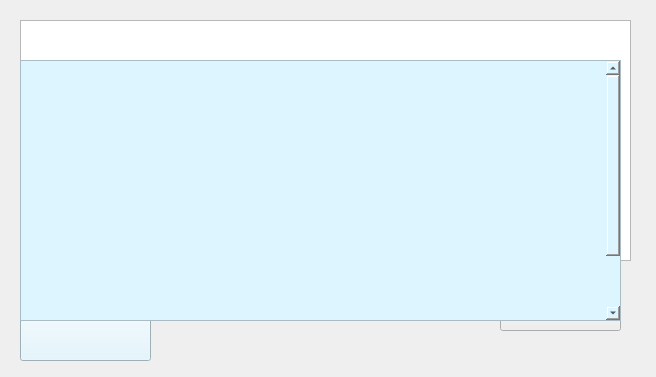
<?xml version="1.0" encoding="UTF-8"?>
<ui version="4.0">
 <class>WriteMsgForm</class>
 <widget class="QWidget" name="WriteMsgForm">
  <property name="geometry">
   <rect>
    <x>0</x>
    <y>0</y>
    <width>656</width>
    <height>377</height>
   </rect>
  </property>
  <property name="windowTitle">
   <string>Form</string>
  </property>
  <widget class="QTextEdit" name="textEdit">
   <property name="geometry">
    <rect>
     <x>20</x>
     <y>20</y>
     <width>611</width>
     <height>241</height>
    </rect>
   </property>
  </widget>
  <widget class="QPushButton" name="pushButton_submit">
   <property name="geometry">
    <rect>
     <x>500</x>
     <y>280</y>
     <width>121</width>
     <height>51</height>
    </rect>
   </property>
   <property name="styleSheet">
    <string notr="true">QPushButton
{
	border-image: url(:/images/leaveMsgPics/writeMsg.png);
	
	color: rgb(85, 0, 0);
	font: 20pt &quot;隶书&quot;;
}
QPushButton:hover
{
	color: rgb(0, 0, 255);
	border-image: url(:/images/leaveMsgPics/writeMsg-hover.png);
	font: 20pt &quot;隶书&quot;;
}
QPushButton:pressed
{
	font: 20pt &quot;隶书&quot;;
	color: rgb(255, 0,0);
	
	border-image: url(:/images/leaveMsgPics/writeMsg-pressed.png);
}</string>
   </property>
   <property name="text">
    <string> 提交</string>
   </property>
  </widget>
  <widget class="QComboBox" name="comboBox">
   <property name="geometry">
    <rect>
     <x>20</x>
     <y>270</y>
     <width>131</width>
     <height>91</height>
    </rect>
   </property>
   <property name="styleSheet">
    <string notr="true">QComboBox
{
	
	
	background-color: rgb(221, 245, 255);
}
</string>
   </property>
   <property name="iconSize">
    <size>
     <width>90</width>
     <height>90</height>
    </size>
   </property>
  </widget>
  <widget class="QCheckBox" name="checkBox">
   <property name="geometry">
    <rect>
     <x>210</x>
     <y>280</y>
     <width>51</width>
     <height>16</height>
    </rect>
   </property>
   <property name="text">
    <string>匿名</string>
   </property>
  </widget>
  <widget class="QPushButton" name="pushButton_close">
   <property name="geometry">
    <rect>
     <x>640</x>
     <y>0</y>
     <width>17</width>
     <height>17</height>
    </rect>
   </property>
   <property name="minimumSize">
    <size>
     <width>17</width>
     <height>17</height>
    </size>
   </property>
   <property name="cursor">
    <cursorShape>PointingHandCursor</cursorShape>
   </property>
   <property name="styleSheet">
    <string notr="true">QPushButton
{
background-image: url(:/images/EmailImage/quit.png);
background-color: rgba(255, 255, 255,0);
background-repeat:no-repeat;
border:none;
background-position:center center;

}
QPushButton:hover{

background-color: rgba(230,0,0,0.5);
}
QPushButton:pressed{
background-color: rgba(95, 95, 95,100);
border-color:rgba(255,255,255,30);
border-style:inset;
color:rgba(0,0,0,100);

}
</string>
   </property>
   <property name="text">
    <string/>
   </property>
  </widget>
  <widget class="QScrollArea" name="scrollArea">
   <property name="geometry">
    <rect>
     <x>20</x>
     <y>60</y>
     <width>601</width>
     <height>261</height>
    </rect>
   </property>
   <property name="styleSheet">
    <string notr="true">background-color: rgb(221, 245, 255);</string>
   </property>
   <property name="widgetResizable">
    <bool>true</bool>
   </property>
   <widget class="QWidget" name="scrollAreaWidgetContents">
    <property name="geometry">
     <rect>
      <x>0</x>
      <y>0</y>
      <width>582</width>
      <height>330</height>
     </rect>
    </property>
    <property name="minimumSize">
     <size>
      <width>0</width>
      <height>330</height>
     </size>
    </property>
   </widget>
  </widget>
  <widget class="QPushButton" name="pushButton_face">
   <property name="geometry">
    <rect>
     <x>390</x>
     <y>270</y>
     <width>27</width>
     <height>27</height>
    </rect>
   </property>
   <property name="minimumSize">
    <size>
     <width>27</width>
     <height>27</height>
    </size>
   </property>
   <property name="maximumSize">
    <size>
     <width>27</width>
     <height>27</height>
    </size>
   </property>
   <property name="styleSheet">
    <string notr="true">QPushButton
{
	
	border-image: url(:/images/facePictures/face.png);
}
QPushButton:hover
{
	
	border-image: url(:/images/facePictures/face-pressed.png);
}
QPushButton:pressed
{
	
	border-image: url(:/images/facePictures/face-hover.png);
}</string>
   </property>
   <property name="text">
    <string/>
   </property>
  </widget>
  <zorder>pushButton_face</zorder>
  <zorder>textEdit</zorder>
  <zorder>pushButton_submit</zorder>
  <zorder>comboBox</zorder>
  <zorder>checkBox</zorder>
  <zorder>pushButton_close</zorder>
  <zorder>scrollArea</zorder>
 </widget>
 <resources/>
 <connections/>
</ui>
